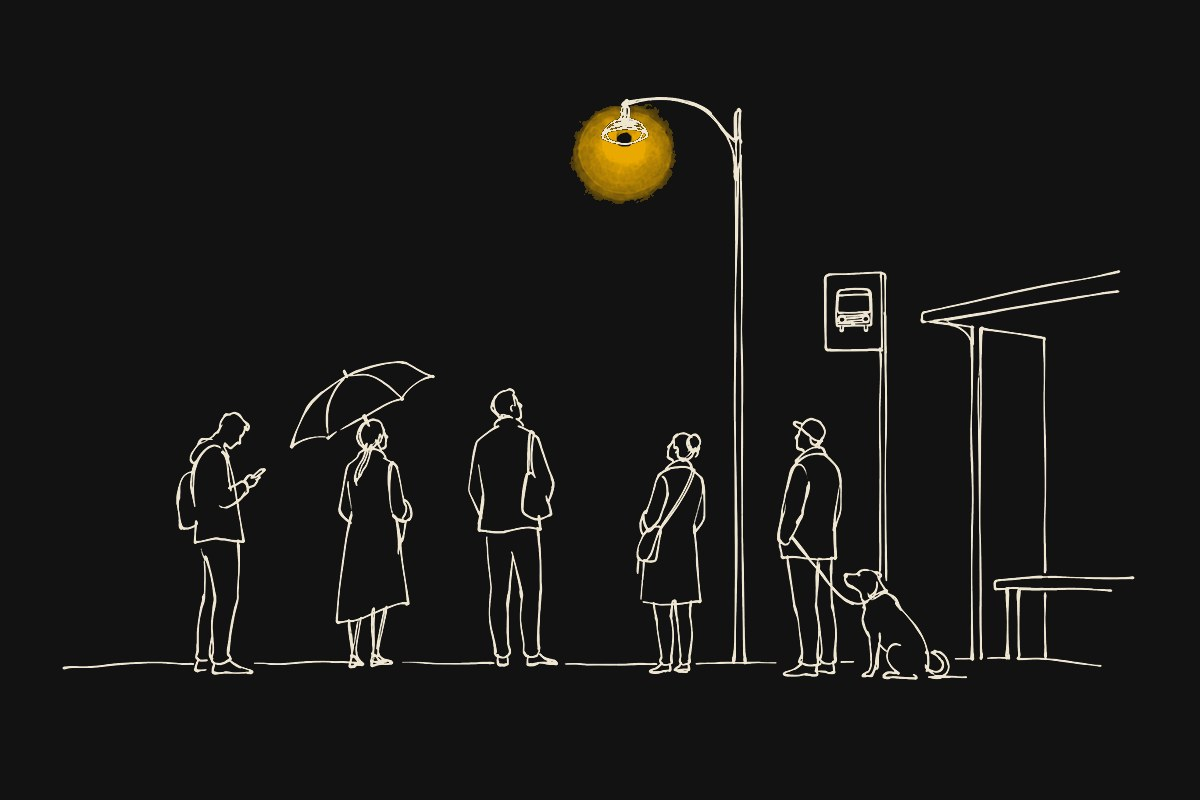
#> input picture examples/bus-stop.jpg, 1200 x 800 px
$ python ink_to_dark.py ../../examples/bus-stop.jpg out.png
#> lines starting #> are read from the running program, lines starting #| are printed output that depends on the picture
"""Turn a black-ink sketch on white into transparent light lines for a dark page.

Ink becomes a light line colour (default warm cream); the one accent colour is kept;
white paper becomes fully transparent. The result sits directly on any dark background.

Usage:
  python ink_to_dark.py in.png out.png [--width 1200] [--line 239,230,210] [--accent 234,169,0]
       [--glow X,Y,RADIUS]

--glow replaces a small hard accent dot at X,Y (in output pixels) with a soft light:
warm white core, accent halo, fading out over RADIUS pixels.
Requires Pillow (pip install pillow).
"""
import argparse
import math
from PIL import Image


def rgb(s):
    return tuple(int(v) for v in s.split(','))


def main():
    ap = argparse.ArgumentParser()
    ap.add_argument('src')
    ap.add_argument('dst')
    ap.add_argument('--width', type=int, default=1200)
    ap.add_argument('--line', type=rgb, default=(239, 230, 210))
    ap.add_argument('--accent', type=rgb, default=(234, 169, 0))
    ap.add_argument('--floor', type=float, default=0.08, help='paper tone treated as fully transparent (0..1)')
    ap.add_argument('--glow', type=str, default=None)
    a = ap.parse_args()

    im = Image.open(a.src).convert('RGB')
#> im is the input picture: PIL image 1200x800 RGB; mean R, G, B 25.1, 24.6, 23.1
    if a.width and im.width != a.width:
        im = im.resize((a.width, round(im.height * a.width / im.width)), Image.LANCZOS)
    out = Image.new('RGBA', im.size)
#> out: PIL image 1200x800 RGBA; every value is 0
    src, dst = im.load(), out.load()
    for y in range(im.height):
        for x in range(im.width):
            r, g, b = src[x, y]
            sat = max(r, g, b) - min(r, g, b)
            lum = (0.299 * r + 0.587 * g + 0.114 * b) / 255
            if sat > 40 and r > b:  # the accent light
                dst[x, y] = (*a.accent, min(255, int(sat * 1.6)))
            else:  # ink: darker means more opaque; paper tone drops to zero
                alpha = (1 - lum - a.floor) / (1 - a.floor) * 255 * 1.3
                dst[x, y] = (*a.line, max(0, min(255, int(alpha))))

    if a.glow:
        cx, cy, R = (float(v) for v in a.glow.split(','))
        px = out.load()
        for y in range(int(cy - 14), int(cy + 15)):  # clear the hard dot
            for x in range(int(cx - 14), int(cx + 15)):
                if 0 <= x < out.width and 0 <= y < out.height and math.hypot(x - cx, y - cy) <= 12:
                    px[x, y] = (0, 0, 0, 0)
        glow = Image.new('RGBA', out.size, (0, 0, 0, 0))
        g = glow.load()
        for y in range(int(cy - R), int(cy + R) + 1):
            for x in range(int(cx - R), int(cx + R) + 1):
                if not (0 <= x < out.width and 0 <= y < out.height):
                    continue
                d = math.hypot(x - cx, y - cy)
                if d > R:
                    continue
                core = max(0.0, 1 - d / 7) ** 1.5
                halo = math.exp(-(d / 16) ** 2) * 0.85
                haze = (1 - d / R) ** 2.2 * 0.35
                w = min(1.0, core * 1.2)
                col = tuple(int(c + (t - c) * w) for c, t in zip(a.accent, (255, 244, 200)))
                g[x, y] = (*col, int(min(1.0, core + halo + haze) * 255))
        out = Image.alpha_composite(out, glow)

    out.save(a.dst, optimize=True)
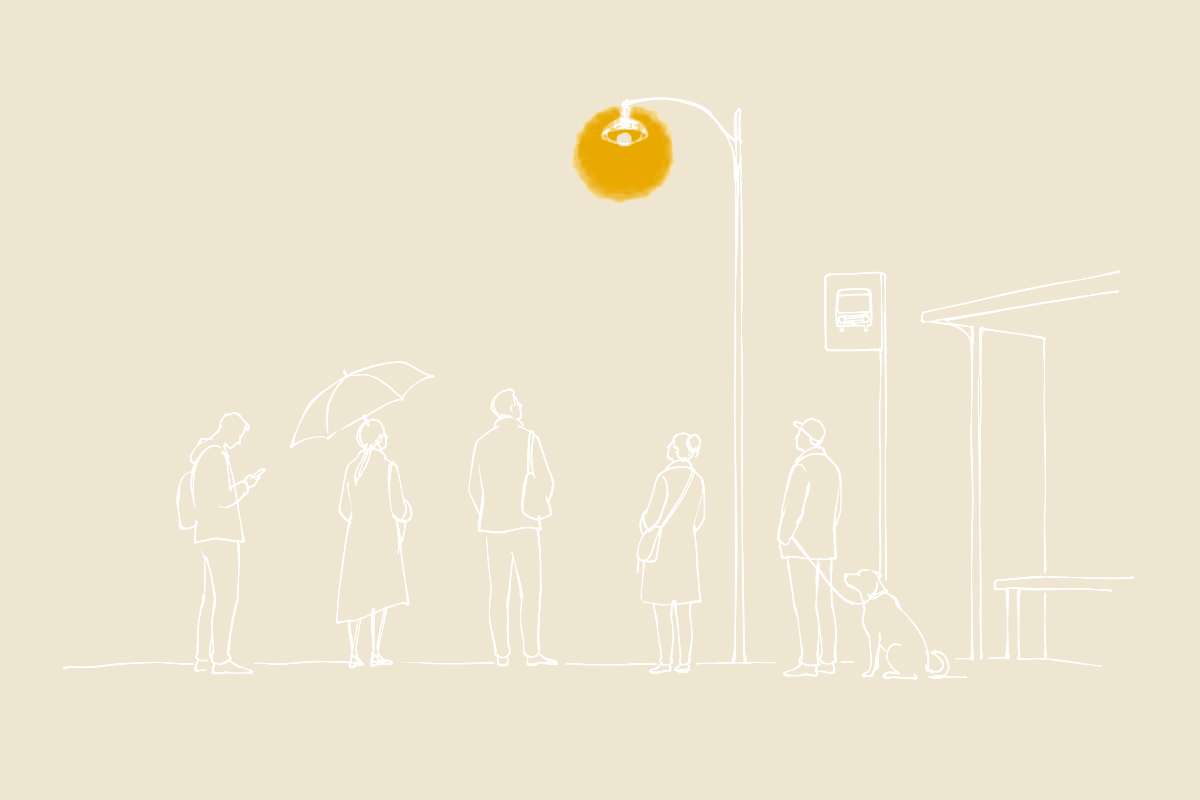
#> saved as out.png: PIL image 1200x800 RGBA; mean R, G, B, A 239, 229.5, 208.3, 248.4; transparent parts drawn white


if __name__ == '__main__':
    main()

$ run again, on examples/reading-lamp.jpg
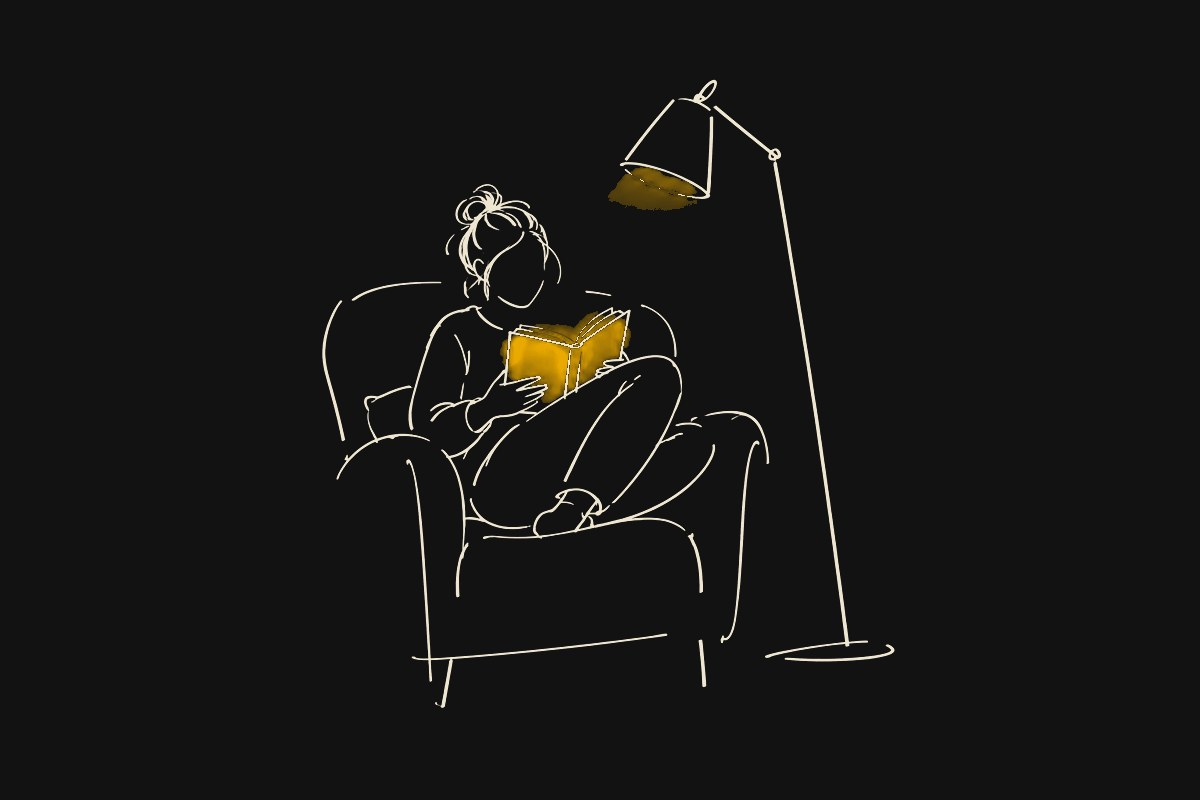
#> input picture examples/reading-lamp.jpg, 1200 x 800 px
#> in main, im is the input picture: PIL image 1200x800 RGB; mean R, G, B 22.6, 22.1, 20.9
#> out: PIL image 1200x800 RGBA; every value is 0
#> in main, `out.save(a.dst, optimize=True)`:
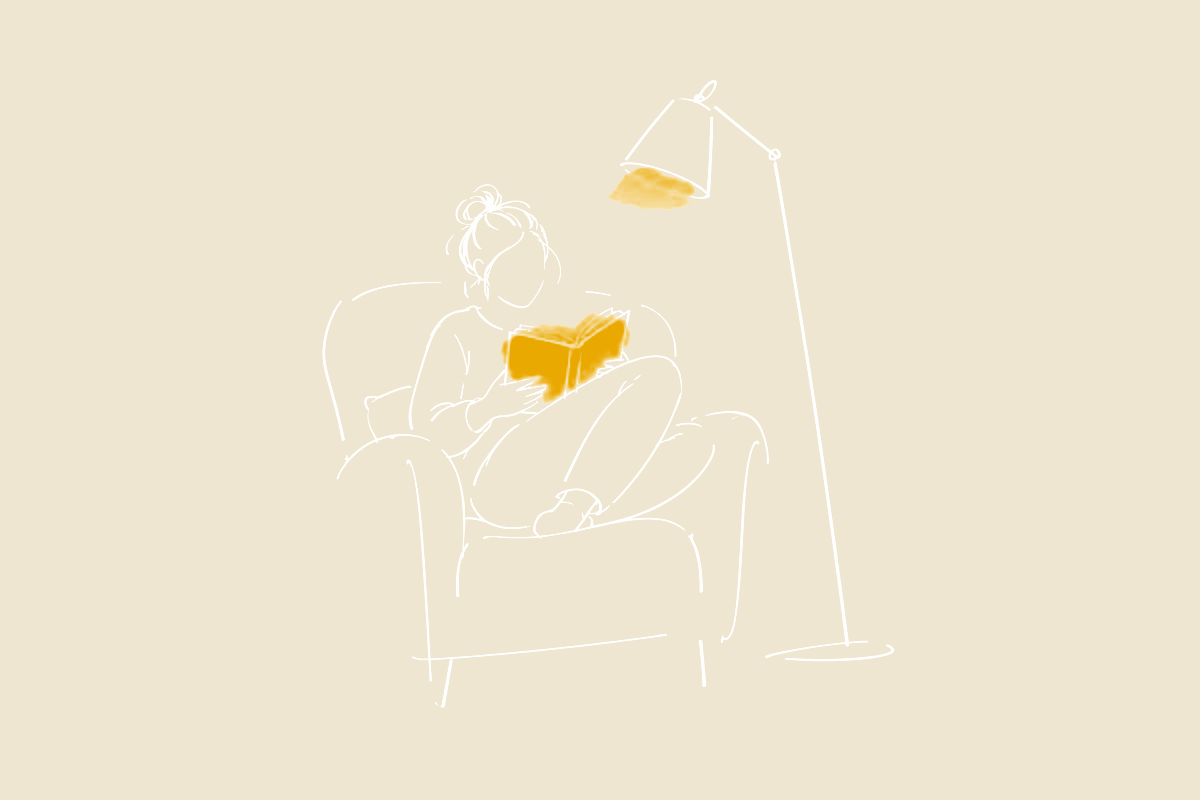
#> saved as out.png: PIL image 1200x800 RGBA; mean R, G, B, A 239, 229.4, 207.9, 250.8; transparent parts drawn white
